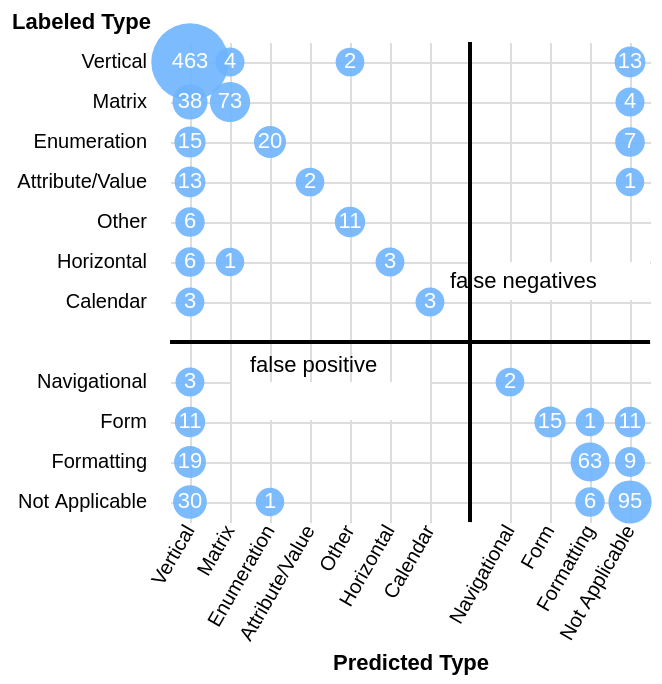

Specify this chart in Vega-Lite:
### Vega-Lite specification from a JSON file in a GitHub repository (floating-point values rounded to 4 significant figures; data arrays with more than 128 entries replaced by an {"elided": "..."} marker saying what was removed)
{"$schema": "https://vega.github.io/schema/vega-lite/v3.json", "description": "Confusion matrix from raw data, encoding count with size. (Figure 5 from @jhoffswell and @zcliu's ['Interactive Repair of Tables Extracted from PDF Documents on Mobile Devices'](https://idl.cs.washington.edu/files/2019-InteractiveTableRepair-CHI.pdf).)", "layer": [{"data": {"values": {"elided": "954 records"}}, "layer": [{"mark": "circle", "encoding": {"x": {"field": "type_PREDICT", "type": "ordinal", "title": "Predicted Type", "scale": {"rangeStep": 18, "domain": ["Vertical", "Matrix", "Enumeration", "Attribute/Value", "Other", "Horizontal", "Calendar", "", "Navigational", "Form", "Formatting", "Not Applicable"]}, "axis": {"grid": true, "labelAngle": 300, "labelOverlap": false}}, "y": {"field": "type_ORIG", "type": "ordinal", "title": "Labeled Type", "scale": {"rangeStep": 18, "domain": ["Vertical", "Matrix", "Enumeration", "Attribute/Value", "Other", "Horizontal", "Calendar", "", "Navigational", "Form", "Formatting", "Not Applicable"]}, "axis": {"grid": true, "offset": 10, "titleAngle": 0, "titleX": 0, "titleY": -5, "titleAlign": "right"}}, "opacity": {"value": 0.9}, "color": {"value": "#6EB4FD"}, "size": {"aggregate": "count", "type": "quantitative", "scale": {"range": [200, 1500]}, "legend": null}}}, {"mark": "text", "encoding": {"x": {"field": "type_PREDICT", "type": "ordinal", "title": "Predicted Type", "scale": {"rangeStep": 18, "domain": ["Vertical", "Matrix", "Enumeration", "Attribute/Value", "Other", "Horizontal", "Calendar", "", "Navigational", "Form", "Formatting", "Not Applicable"]}, "axis": {"grid": true, "labelAngle": 300, "labelOverlap": false}}, "y": {"field": "type_ORIG", "type": "ordinal", "title": "Labeled Type", "scale": {"rangeStep": 18, "domain": ["Vertical", "Matrix", "Enumeration", "Attribute/Value", "Other", "Horizontal", "Calendar", "", "Navigational", "Form", "Formatting", "Not Applicable"]}, "axis": {"grid": true, "offset": 10, "titleAngle": 0, "titleX": 0, "titleY": -5, "titleAlign": "right"}}, "text": {"aggregate": "count", "type": "quantitative"}, "color": {"value": "white"}}}]}, {"data": {"values": [{"type_PREDICT": ""}]}, "mark": "rule", "encoding": {"x": {"field": "type_PREDICT", "type": "ordinal", "scale": {"rangeStep": 18, "domain": ["Vertical", "Matrix", "Enumeration", "Attribute/Value", "Other", "Horizontal", "Calendar", "", "Navigational", "Form", "Formatting", "Not Applicable"]}}}}, {"data": {"values": [{"type_ORIG": ""}]}, "mark": "rule", "encoding": {"y": {"field": "type_ORIG", "type": "ordinal", "scale": {"rangeStep": 18, "domain": ["Vertical", "Matrix", "Enumeration", "Attribute/Value", "Other", "Horizontal", "Calendar", "", "Navigational", "Form", "Formatting", "Not Applicable"]}}}}, {"data": {"values": [{"fn_xstart": "", "fn_ystart": "Horizontal", "fn_yend": "Calendar", "fp_xstart": "Matrix", "fp_xend": "Calendar", "fp_ystart": "Navigational", "fp_yend": "Form"}]}, "layer": [{"mark": {"type": "rect", "fill": "white", "xOffset": 1, "y2Offset": -1}, "encoding": {"x": {"field": "fn_xstart", "type": "ordinal", "scale": {"domain": ["Vertical", "Matrix", "Enumeration", "Attribute/Value", "Other", "Horizontal", "Calendar", "", "Navigational", "Form", "Formatting", "Not Applicable"]}}, "x2": {"value": "width"}, "y": {"field": "fn_ystart", "type": "ordinal", "scale": {"domain": ["Vertical", "Matrix", "Enumeration", "Attribute/Value", "Other", "Horizontal", "Calendar", "", "Navigational", "Form", "Formatting", "Not Applicable"]}}, "y2": {"field": "fn_yend"}}}, {"mark": {"type": "rect", "fill": "white", "xOffset": 1, "y2Offset": -1}, "encoding": {"x": {"field": "fp_xstart", "type": "ordinal", "scale": {"domain": ["Vertical", "Matrix", "Enumeration", "Attribute/Value", "Other", "Horizontal", "Calendar", "", "Navigational", "Form", "Formatting", "Not Applicable"]}}, "x2": {"field": "fp_xend"}, "y": {"field": "fp_ystart", "type": "ordinal", "scale": {"domain": ["Vertical", "Matrix", "Enumeration", "Attribute/Value", "Other", "Horizontal", "Calendar", "", "Navigational", "Form", "Formatting", "Not Applicable"]}}, "y2": {"field": "fp_yend"}}}, {"mark": {"type": "text", "x": 140, "text": "false negatives", "align": "left"}}, {"mark": {"type": "text", "x": 40, "y": 162, "text": "false positive", "align": "left"}}]}], "config": {"view": {"stroke": null}, "axis": {"domain": false, "ticks": false}, "rule": {"size": 2}}}
